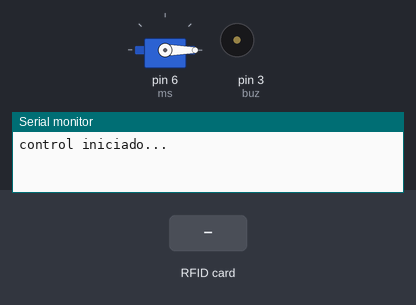
The sketch below on a simulated Arduino Uno, built with avr-gcc and run on an emulated ATmega328P. Shown: servo, buzzer (waves = sounding), the last lines printed to the serial monitor. Inputs (shaded band) come from the test bench.

Above: at 1.2 s.
1.3 s: RFID card 5E 7A 19 C4 held to the reader
At 2.9 s:
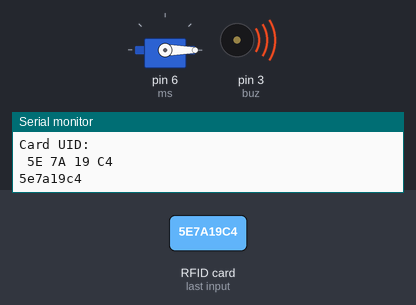
Timing chart, 0 to 4.6 s (numbered marks = the images above; inputs shaded):
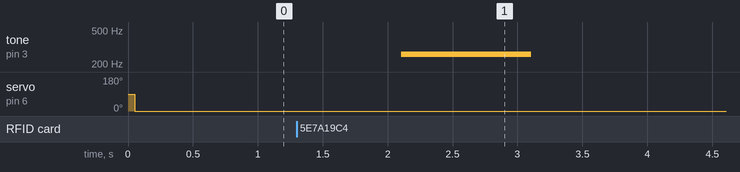

Measured:
- after the input at 1.3 s, tone on pin 3 (buz): silent → 260 Hz after 0.81 s, → silent 1.0 s later

The sketch:

RFID_EX.ino
```cpp
#include <MFRC522.h>
#include <Servo.h>

Servo ms;
int buz = 3;

int rst = 9;
int ss_enb = 10;

MFRC522 rf(ss_enb, rst);

String bufferId = "";
String contrasena ="";

void setup() {
  Serial.begin(9600);
  ms.attach(6);
  pinMode(buz, OUTPUT);
  SPI.begin();
  rf.PCD_Init();
  Serial.println("control iniciado...");
  ms.write(0);
}

void loop() {
  if(rf.PICC_IsNewCardPresent()){
    bufferId = "";
    if(rf.PICC_ReadCardSerial()){
      Serial.println("Card UID: ");
      for(byte i=0;i<rf.uid.size; i++){
        Serial.print(rf.uid.uidByte[i] < 0x10 ? " 0": " ");
        Serial.print(rf.uid.uidByte[i], HEX);
        bufferId = bufferId + String(rf.uid.uidByte[i], HEX);
      }
      Serial.println("");
      Serial.println(bufferId);
      if(bufferId == "acd8580"){
        ms.write(90);
        tone(buz, 440);
      }else {
        tone(buz, 260);
      }

      Serial.println("");
      rf.PICC_HaltA();
    }
  }
  delay(1000);
  noTone(buz);
  ms.write(0);
}
```
